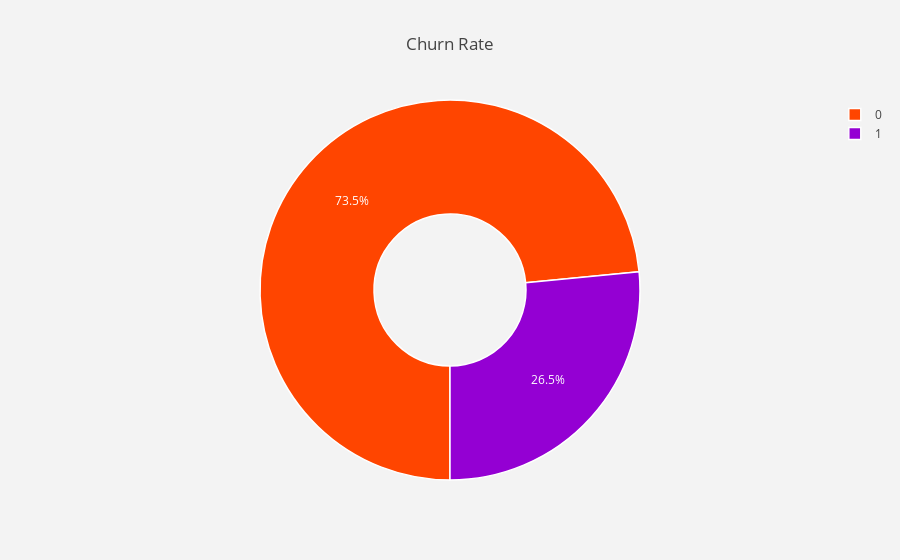

Write notebook code for a chart like this one.
### Markdown cell above
# Data Exploration

### Code cell
import plotly.offline as py
py.init_notebook_mode(connected=True)
import plotly.graph_objs as pgo

lab = tlc_db["Churn"].value_counts().keys().tolist()
#values
val = tlc_db["Churn"].value_counts().values.tolist()

trace = pgo.Pie(labels = lab ,
               values = val ,
               marker = dict(colors =  [ 'orangered' ,'darkviolet'],
                             line = dict(color = "white",
                                         width =  1.5)
                            ),
               rotation = 180,
               hoverinfo = "label+value+text",
               hole = .4
              )
layout = pgo.Layout(dict(title = "Churn Rate",
                        plot_bgcolor  = "rgb(243,243,243)",
                        paper_bgcolor = "rgb(243,243,243)",
                       )
                  )

data = [trace]
fig = pgo.Figure(data = data,layout = layout)
py.iplot(fig)

### Figure 1 — Plotly figure (JSON) as saved in the notebook; plotly's stock layout.template omitted (floating-point values rounded to 4 significant figures)
{"data": [{"hole": 0.4, "hoverinfo": "label+value+text", "labels": [0, 1], "marker": {"colors": ["orangered", "darkviolet"], "line": {"color": "white", "width": 1.5}}, "rotation": 180, "type": "pie", "uid": "133096c0-1f97-478d-ba15-e2ace6183808", "values": [5174, 1869]}], "layout": {"paper_bgcolor": "rgb(243,243,243)", "plot_bgcolor": "rgb(243,243,243)", "title": {"text": "Churn Rate"}}}
